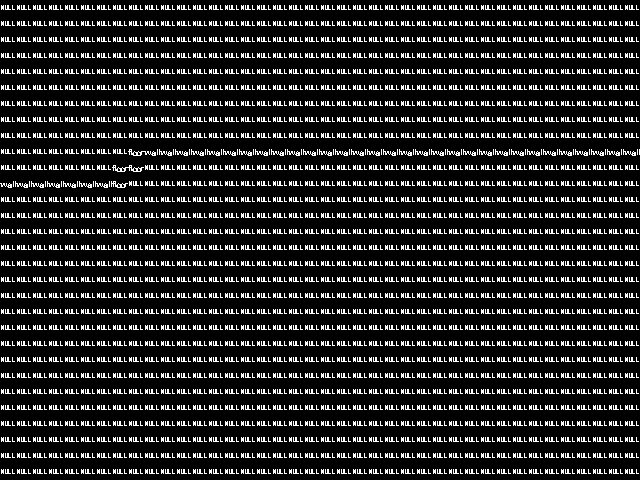

This is a level from a 2D game, rendered from its Tiled map with the project's own tilesets. A one-line summary and the complete map file follow:
An orthogonal 40x30 tile map with 16x16 px tiles, 1 tile layer (Tile Layer 1).

<map version="1.10" tiledversion="1.11.2" orientation="orthogonal" renderorder="right-down" width="40" height="30" tilewidth="16" tileheight="16" infinite="0" nextlayerid="2" nextobjectid="1">
 <editorsettings>
  <export format="csv" />
 </editorsettings>
 <tileset firstgid="1" source="TILESET_testing.tsx" />
 <layer id="1" name="Tile Layer 1" width="40" height="30">
  <data encoding="csv">
1,1,1,1,1,1,1,1,1,1,1,1,1,1,1,1,1,1,1,1,1,1,1,1,1,1,1,1,1,1,1,1,1,1,1,1,1,1,1,1,
1,1,1,1,1,1,1,1,1,1,1,1,1,1,1,1,1,1,1,1,1,1,1,1,1,1,1,1,1,1,1,1,1,1,1,1,1,1,1,1,
1,1,1,1,1,1,1,1,1,1,1,1,1,1,1,1,1,1,1,1,1,1,1,1,1,1,1,1,1,1,1,1,1,1,1,1,1,1,1,1,
1,1,1,1,1,1,1,1,1,1,1,1,1,1,1,1,1,1,1,1,1,1,1,1,1,1,1,1,1,1,1,1,1,1,1,1,1,1,1,1,
1,1,1,1,1,1,1,1,1,1,1,1,1,1,1,1,1,1,1,1,1,1,1,1,1,1,1,1,1,1,1,1,1,1,1,1,1,1,1,1,
1,1,1,1,1,1,1,1,1,1,1,1,1,1,1,1,1,1,1,1,1,1,1,1,1,1,1,1,1,1,1,1,1,1,1,1,1,1,1,1,
1,1,1,1,1,1,1,1,1,1,1,1,1,1,1,1,1,1,1,1,1,1,1,1,1,1,1,1,1,1,1,1,1,1,1,1,1,1,1,1,
1,1,1,1,1,1,1,1,1,1,1,1,1,1,1,1,1,1,1,1,1,1,1,1,1,1,1,1,1,1,1,1,1,1,1,1,1,1,1,1,
1,1,1,1,1,1,1,1,1,1,1,1,1,1,1,1,1,1,1,1,1,1,1,1,1,1,1,1,1,1,1,1,1,1,1,1,1,1,1,1,
1,1,1,1,1,1,1,1,9,3,3,4,3,4,3,2,2,2,2,2,2,2,2,2,2,2,2,2,2,2,2,2,2,2,2,2,2,2,2,2,
1,1,1,1,1,1,1,9,8,1,1,1,1,1,1,1,1,1,1,1,1,1,1,1,1,1,1,1,1,1,1,1,1,1,1,1,1,1,1,1,
3,3,3,3,3,3,3,8,1,1,1,1,1,1,1,1,1,1,1,1,1,1,1,1,1,1,1,1,1,1,1,1,1,1,1,1,1,1,1,1,
1,1,1,1,1,1,1,1,1,1,1,1,1,1,1,1,1,1,1,1,1,1,1,1,1,1,1,1,1,1,1,1,1,1,1,1,1,1,1,1,
1,1,1,1,1,1,1,1,1,1,1,1,1,1,1,1,1,1,1,1,1,1,1,1,1,1,1,1,1,1,1,1,1,1,1,1,1,1,1,1,
1,1,1,1,1,1,1,1,1,1,1,1,1,1,1,1,1,1,1,1,1,1,1,1,1,1,1,1,1,1,1,1,1,1,1,1,1,1,1,1,
1,1,1,1,1,1,1,1,1,1,1,1,1,1,1,1,1,1,1,1,1,1,1,1,1,1,1,1,1,1,1,1,1,1,1,1,1,1,1,1,
1,1,1,1,1,1,1,1,1,1,1,1,1,1,1,1,1,1,1,1,1,1,1,1,1,1,1,1,1,1,1,1,1,1,1,1,1,1,1,1,
1,1,1,1,1,1,1,1,1,1,1,1,1,1,1,1,1,1,1,1,1,1,1,1,1,1,1,1,1,1,1,1,1,1,1,1,1,1,1,1,
1,1,1,1,1,1,1,1,1,1,1,1,1,1,1,1,1,1,1,1,1,1,1,1,1,1,1,1,1,1,1,1,1,1,1,1,1,1,1,1,
1,1,1,1,1,1,1,1,1,1,1,1,1,1,1,1,1,1,1,1,1,1,1,1,1,1,1,1,1,1,1,1,1,1,1,1,1,1,1,1,
1,1,1,1,1,1,1,1,1,1,1,1,1,1,1,1,1,1,1,1,1,1,1,1,1,1,1,1,1,1,1,1,1,1,1,1,1,1,1,1,
1,1,1,1,1,1,1,1,1,1,1,1,1,1,1,1,1,1,1,1,1,1,1,1,1,1,1,1,1,1,1,1,1,1,1,1,1,1,1,1,
1,1,1,1,1,1,1,1,1,1,1,1,1,1,1,1,1,1,1,1,1,1,1,1,1,1,1,1,1,1,1,1,1,1,1,1,1,1,1,1,
1,1,1,1,1,1,1,1,1,1,1,1,1,1,1,1,1,1,1,1,1,1,1,1,1,1,1,1,1,1,1,1,1,1,1,1,1,1,1,1,
1,1,1,1,1,1,1,1,1,1,1,1,1,1,1,1,1,1,1,1,1,1,1,1,1,1,1,1,1,1,1,1,1,1,1,1,1,1,1,1,
1,1,1,1,1,1,1,1,1,1,1,1,1,1,1,1,1,1,1,1,1,1,1,1,1,1,1,1,1,1,1,1,1,1,1,1,1,1,1,1,
1,1,1,1,1,1,1,1,1,1,1,1,1,1,1,1,1,1,1,1,1,1,1,1,1,1,1,1,1,1,1,1,1,1,1,1,1,1,1,1,
1,1,1,1,1,1,1,1,1,1,1,1,1,1,1,1,1,1,1,1,1,1,1,1,1,1,1,1,1,1,1,1,1,1,1,1,1,1,1,1,
1,1,1,1,1,1,1,1,1,1,1,1,1,1,1,1,1,1,1,1,1,1,1,1,1,1,1,1,1,1,1,1,1,1,1,1,1,1,1,1,
1,1,1,1,1,1,1,1,1,1,1,1,1,1,1,1,1,1,1,1,1,1,1,1,1,1,1,1,1,1,1,1,1,1,1,1,1,1,1,1
</data>
 </layer>
</map>